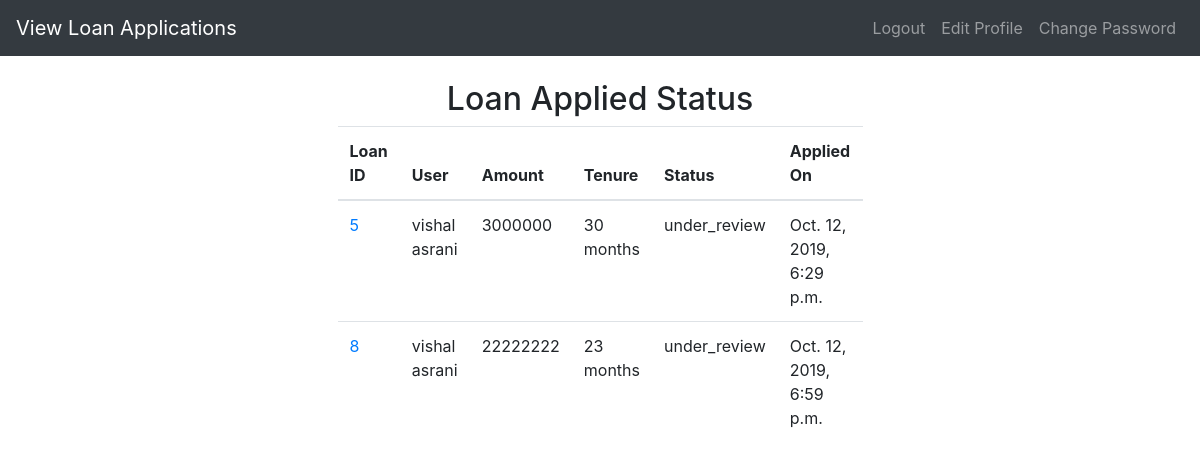
The app's page / (signed in) with its own data.
### authenticate/models.py (models this page shows, shortened)
class LoanApplication(models.Model):
    UNDER_REVIEW = "under_review"
    APPROVED = "approved"
    DISBURSED = "disbursed"
    REJECTED = "rejected"
    TYPE_CHOICES = (
        (UNDER_REVIEW, "under_review"),
        (APPROVED, "approved"),
        (DISBURSED, "disbursed"),
        (REJECTED, "rejected"),
    )
    user = models.ForeignKey(User, on_delete=models.CASCADE)
    amount = models.PositiveIntegerField(default=100000)
    tenure = models.PositiveIntegerField(default=12)
    status = models.CharField(max_length=20, default=UNDER_REVIEW, choices=TYPE_CHOICES)
    created_date = models.DateTimeField(auto_now_add=True)
    modified_date = models.DateTimeField(auto_now=True)

### authenticate/views.py (the view)
# urls.py: path("", views.home, name="home"),
def home(request):
    context = {}
    if request.user.is_authenticated:
        context.update({"is_admin": request.user.groups.filter(name="ADMIN").exists()})
        if context["is_admin"]:
            context.update(
                {
                    "applied_loans": LoanApplication.objects.filter(
                        status=LoanApplication.UNDER_REVIEW
                    )
                }
            )
        else:
            applied_loans = LoanApplication.objects.filter(user=request.user)
            if len(applied_loans) > 0:
                context.update(
                    {"already_applied": True, "applied_loans": applied_loans}
                )
    else:
        context.update({"already_applied": False})
    return render(request, "authenticate/home.html", context)

### authenticate/templatetags/template_filter.py (called while the page is built)
@register.filter
def is_admin(arg):
    return arg.groups.filter(name="ADMIN").exists()

### authenticate/templates/authenticate/home.html (shortened to what this page needs)
{% extends 'authenticate/base.html' %}
{% block content %}
{% if user.is_authenticated %}
	{% if is_admin %}
		<h2 class="text-center"> Loan Applied Status</h2>
		<div class="col-md-6 offset-md-3">
			<table class="table">
			  <thead>
				<tr>
					<th scope="col">Loan ID</th>
					<th scope="col">User</th>
					<th scope="col">Amount</th>
					<th scope="col">Tenure</th>
					<th scope="col">Status</th>
					<th scope="col">Applied On</th>
				</tr>
			  </thead>
			  <tbody>
				{% for loan in applied_loans %}
					<tr>
						<td><a href="{% url 'authenticate:loan_status' loan_id=loan.id %}">{{ loan.id }}</a></td>
						<td>{{ loan.user.first_name }} {{ loan.user.last_name }}</td>
						<td>{{ loan.amount }}</td>
						<td>{{ loan.tenure }} months</td>
						<td>{{ loan.status }}</td>
						<td>{{ loan.created_date }}</td>
					</tr>
				{% endfor %}
			  </tbody>
			</table>
		</div>
	{% endif %}
{% else %}
	<h1>Please Login to apply for loan </h1>
{% endif %}
{% endblock %}

### records on screen
LoanApplication: id "5", user.first_name "vishal", user.last_name "asrani", amount "3000000", tenure "30", status "under_review", created_date "Oct. 12, 2019, 6:29 p.m."
LoanApplication: id "8", user.first_name "vishal", user.last_name "asrani", amount "22222222", tenure "23", status "under_review", created_date "Oct. 12, 2019, 6:59 p.m."
